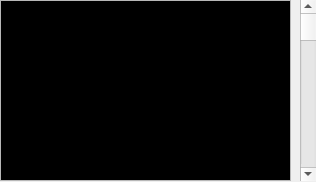
<?xml version="1.0" encoding="UTF-8"?>
<ui version="4.0">
 <class>SliceView</class>
 <widget class="QWidget" name="SliceView">
  <property name="geometry">
   <rect>
    <x>0</x>
    <y>0</y>
    <width>316</width>
    <height>182</height>
   </rect>
  </property>
  <property name="windowTitle">
   <string>Form</string>
  </property>
  <widget class="QScrollBar" name="verticalScrollBar">
   <property name="geometry">
    <rect>
     <x>300</x>
     <y>0</y>
     <width>16</width>
     <height>181</height>
    </rect>
   </property>
   <property name="maximum">
    <number>256</number>
   </property>
   <property name="orientation">
    <enum>Qt::Vertical</enum>
   </property>
  </widget>
  <widget class="QGraphicsView" name="graphicsView">
   <property name="geometry">
    <rect>
     <x>0</x>
     <y>0</y>
     <width>291</width>
     <height>181</height>
    </rect>
   </property>
   <property name="palette">
    <palette>
     <active>
      <colorrole role="WindowText">
       <brush brushstyle="SolidPattern">
        <color alpha="255">
         <red>255</red>
         <green>255</green>
         <blue>255</blue>
        </color>
       </brush>
      </colorrole>
      <colorrole role="Base">
       <brush brushstyle="SolidPattern">
        <color alpha="255">
         <red>0</red>
         <green>0</green>
         <blue>0</blue>
        </color>
       </brush>
      </colorrole>
     </active>
     <inactive>
      <colorrole role="WindowText">
       <brush brushstyle="SolidPattern">
        <color alpha="255">
         <red>255</red>
         <green>255</green>
         <blue>255</blue>
        </color>
       </brush>
      </colorrole>
      <colorrole role="Base">
       <brush brushstyle="SolidPattern">
        <color alpha="255">
         <red>0</red>
         <green>0</green>
         <blue>0</blue>
        </color>
       </brush>
      </colorrole>
     </inactive>
     <disabled>
      <colorrole role="WindowText">
       <brush brushstyle="SolidPattern">
        <color alpha="255">
         <red>120</red>
         <green>120</green>
         <blue>120</blue>
        </color>
       </brush>
      </colorrole>
      <colorrole role="Base">
       <brush brushstyle="SolidPattern">
        <color alpha="255">
         <red>240</red>
         <green>240</green>
         <blue>240</blue>
        </color>
       </brush>
      </colorrole>
     </disabled>
    </palette>
   </property>
   <property name="verticalScrollBarPolicy">
    <enum>Qt::ScrollBarAsNeeded</enum>
   </property>
   <property name="sizeAdjustPolicy">
    <enum>QAbstractScrollArea::AdjustIgnored</enum>
   </property>
  </widget>
 </widget>
 <resources/>
 <connections/>
</ui>
